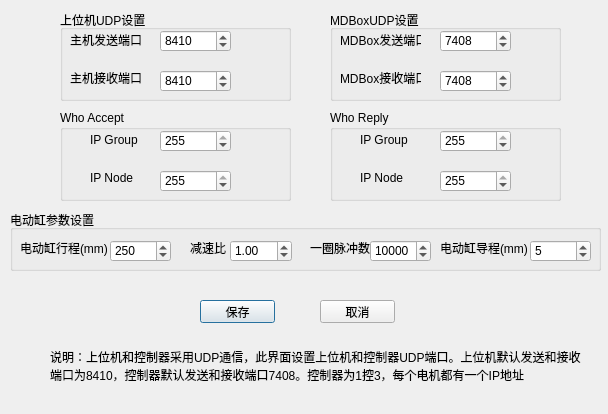
<?xml version="1.0" encoding="UTF-8"?>
<ui version="4.0">
 <class>UDPDialog</class>
 <widget class="QDialog" name="UDPDialog">
  <property name="geometry">
   <rect>
    <x>0</x>
    <y>0</y>
    <width>608</width>
    <height>414</height>
   </rect>
  </property>
  <property name="minimumSize">
   <size>
    <width>300</width>
    <height>200</height>
   </size>
  </property>
  <property name="maximumSize">
   <size>
    <width>1000</width>
    <height>800</height>
   </size>
  </property>
  <property name="windowTitle">
   <string>Dialog</string>
  </property>
  <property name="sizeGripEnabled">
   <bool>false</bool>
  </property>
  <widget class="QGroupBox" name="groupBox">
   <property name="geometry">
    <rect>
     <x>60</x>
     <y>10</y>
     <width>231</width>
     <height>91</height>
    </rect>
   </property>
   <property name="title">
    <string>上位机UDP设置</string>
   </property>
   <widget class="QLabel" name="label_2">
    <property name="geometry">
     <rect>
      <x>10</x>
      <y>60</y>
      <width>71</width>
      <height>16</height>
     </rect>
    </property>
    <property name="text">
     <string>主机接收端口</string>
    </property>
   </widget>
   <widget class="QLabel" name="label">
    <property name="geometry">
     <rect>
      <x>10</x>
      <y>20</y>
      <width>81</width>
      <height>20</height>
     </rect>
    </property>
    <property name="text">
     <string>主机发送端口</string>
    </property>
   </widget>
   <widget class="QSpinBox" name="PCSend">
    <property name="geometry">
     <rect>
      <x>100</x>
      <y>20</y>
      <width>71</width>
      <height>22</height>
     </rect>
    </property>
    <property name="minimum">
     <number>8000</number>
    </property>
    <property name="maximum">
     <number>9000</number>
    </property>
    <property name="value">
     <number>8410</number>
    </property>
   </widget>
   <widget class="QSpinBox" name="PCRecv">
    <property name="geometry">
     <rect>
      <x>100</x>
      <y>60</y>
      <width>71</width>
      <height>22</height>
     </rect>
    </property>
    <property name="minimum">
     <number>8000</number>
    </property>
    <property name="maximum">
     <number>9000</number>
    </property>
    <property name="value">
     <number>8410</number>
    </property>
   </widget>
  </widget>
  <widget class="QGroupBox" name="groupBox_2">
   <property name="geometry">
    <rect>
     <x>330</x>
     <y>10</y>
     <width>231</width>
     <height>91</height>
    </rect>
   </property>
   <property name="title">
    <string>MDBoxUDP设置</string>
   </property>
   <widget class="QLabel" name="label_3">
    <property name="geometry">
     <rect>
      <x>10</x>
      <y>60</y>
      <width>81</width>
      <height>16</height>
     </rect>
    </property>
    <property name="text">
     <string>MDBox接收端口</string>
    </property>
   </widget>
   <widget class="QLabel" name="label_4">
    <property name="geometry">
     <rect>
      <x>10</x>
      <y>20</y>
      <width>81</width>
      <height>20</height>
     </rect>
    </property>
    <property name="text">
     <string>MDBox发送端口</string>
    </property>
   </widget>
   <widget class="QSpinBox" name="MDSend">
    <property name="geometry">
     <rect>
      <x>110</x>
      <y>20</y>
      <width>71</width>
      <height>22</height>
     </rect>
    </property>
    <property name="minimum">
     <number>6000</number>
    </property>
    <property name="maximum">
     <number>9000</number>
    </property>
    <property name="value">
     <number>7408</number>
    </property>
   </widget>
   <widget class="QSpinBox" name="MDRecv">
    <property name="geometry">
     <rect>
      <x>110</x>
      <y>60</y>
      <width>71</width>
      <height>22</height>
     </rect>
    </property>
    <property name="minimum">
     <number>6000</number>
    </property>
    <property name="maximum">
     <number>9000</number>
    </property>
    <property name="value">
     <number>7408</number>
    </property>
   </widget>
  </widget>
  <widget class="QLabel" name="label_5">
   <property name="geometry">
    <rect>
     <x>50</x>
     <y>330</y>
     <width>531</width>
     <height>71</height>
    </rect>
   </property>
   <property name="text">
    <string>说明：上位机和控制器采用UDP通信，此界面设置上位机和控制器UDP端口。上位机默认发送和接收端口为8410，控制器默认发送和接收端口7408。控制器为1控3，每个电机都有一个IP地址</string>
   </property>
   <property name="wordWrap">
    <bool>true</bool>
   </property>
  </widget>
  <widget class="QGroupBox" name="groupBox_3">
   <property name="geometry">
    <rect>
     <x>60</x>
     <y>110</y>
     <width>231</width>
     <height>91</height>
    </rect>
   </property>
   <property name="title">
    <string>Who Accept</string>
   </property>
   <widget class="QLabel" name="label_6">
    <property name="geometry">
     <rect>
      <x>30</x>
      <y>60</y>
      <width>71</width>
      <height>16</height>
     </rect>
    </property>
    <property name="text">
     <string>IP Node</string>
    </property>
   </widget>
   <widget class="QLabel" name="label_7">
    <property name="geometry">
     <rect>
      <x>30</x>
      <y>20</y>
      <width>81</width>
      <height>20</height>
     </rect>
    </property>
    <property name="text">
     <string>IP Group</string>
    </property>
   </widget>
   <widget class="QSpinBox" name="SendIPGroup">
    <property name="geometry">
     <rect>
      <x>100</x>
      <y>20</y>
      <width>71</width>
      <height>22</height>
     </rect>
    </property>
    <property name="maximum">
     <number>255</number>
    </property>
    <property name="value">
     <number>255</number>
    </property>
   </widget>
   <widget class="QSpinBox" name="SendIPNode">
    <property name="geometry">
     <rect>
      <x>100</x>
      <y>60</y>
      <width>71</width>
      <height>22</height>
     </rect>
    </property>
    <property name="maximum">
     <number>255</number>
    </property>
    <property name="value">
     <number>255</number>
    </property>
   </widget>
  </widget>
  <widget class="QGroupBox" name="groupBox_4">
   <property name="geometry">
    <rect>
     <x>330</x>
     <y>110</y>
     <width>231</width>
     <height>91</height>
    </rect>
   </property>
   <property name="title">
    <string>Who Reply</string>
   </property>
   <widget class="QLabel" name="label_8">
    <property name="geometry">
     <rect>
      <x>30</x>
      <y>60</y>
      <width>71</width>
      <height>16</height>
     </rect>
    </property>
    <property name="text">
     <string>IP Node</string>
    </property>
   </widget>
   <widget class="QLabel" name="label_9">
    <property name="geometry">
     <rect>
      <x>30</x>
      <y>20</y>
      <width>81</width>
      <height>20</height>
     </rect>
    </property>
    <property name="text">
     <string>IP Group</string>
    </property>
   </widget>
   <widget class="QSpinBox" name="ReplyIPGroup">
    <property name="geometry">
     <rect>
      <x>110</x>
      <y>20</y>
      <width>71</width>
      <height>22</height>
     </rect>
    </property>
    <property name="maximum">
     <number>255</number>
    </property>
    <property name="value">
     <number>255</number>
    </property>
   </widget>
   <widget class="QSpinBox" name="ReplyIPNode">
    <property name="geometry">
     <rect>
      <x>110</x>
      <y>60</y>
      <width>71</width>
      <height>22</height>
     </rect>
    </property>
    <property name="maximum">
     <number>255</number>
    </property>
    <property name="value">
     <number>255</number>
    </property>
   </widget>
  </widget>
  <widget class="QWidget" name="widget" native="true">
   <property name="geometry">
    <rect>
     <x>200</x>
     <y>270</y>
     <width>195</width>
     <height>83</height>
    </rect>
   </property>
   <property name="autoFillBackground">
    <bool>false</bool>
   </property>
   <widget class="QPushButton" name="saveButton">
    <property name="geometry">
     <rect>
      <x>0</x>
      <y>30</y>
      <width>75</width>
      <height>23</height>
     </rect>
    </property>
    <property name="text">
     <string>保存</string>
    </property>
   </widget>
   <widget class="QPushButton" name="cacelButton">
    <property name="geometry">
     <rect>
      <x>120</x>
      <y>30</y>
      <width>75</width>
      <height>23</height>
     </rect>
    </property>
    <property name="text">
     <string>取消</string>
    </property>
   </widget>
  </widget>
  <widget class="QGroupBox" name="groupBox_5">
   <property name="geometry">
    <rect>
     <x>10</x>
     <y>210</y>
     <width>591</width>
     <height>61</height>
    </rect>
   </property>
   <property name="title">
    <string>电动缸参数设置</string>
   </property>
   <widget class="QLabel" name="label1">
    <property name="geometry">
     <rect>
      <x>10</x>
      <y>30</y>
      <width>91</width>
      <height>16</height>
     </rect>
    </property>
    <property name="text">
     <string>电动缸行程(mm)</string>
    </property>
   </widget>
   <widget class="QLabel" name="MotorDis_2">
    <property name="geometry">
     <rect>
      <x>180</x>
      <y>30</y>
      <width>41</width>
      <height>16</height>
     </rect>
    </property>
    <property name="text">
     <string>减速比</string>
    </property>
   </widget>
   <widget class="QLabel" name="MotorDis_3">
    <property name="geometry">
     <rect>
      <x>300</x>
      <y>30</y>
      <width>81</width>
      <height>16</height>
     </rect>
    </property>
    <property name="text">
     <string>一圈脉冲数</string>
    </property>
   </widget>
   <widget class="QLabel" name="label_10">
    <property name="geometry">
     <rect>
      <x>430</x>
      <y>30</y>
      <width>91</width>
      <height>16</height>
     </rect>
    </property>
    <property name="text">
     <string>电动缸导程(mm)</string>
    </property>
   </widget>
   <widget class="QSpinBox" name="PulsePerCycle">
    <property name="geometry">
     <rect>
      <x>360</x>
      <y>30</y>
      <width>61</width>
      <height>22</height>
     </rect>
    </property>
    <property name="minimum">
     <number>5000</number>
    </property>
    <property name="maximum">
     <number>30000</number>
    </property>
    <property name="value">
     <number>10000</number>
    </property>
   </widget>
   <widget class="QSpinBox" name="Pitch">
    <property name="geometry">
     <rect>
      <x>520</x>
      <y>30</y>
      <width>61</width>
      <height>22</height>
     </rect>
    </property>
    <property name="maximum">
     <number>50</number>
    </property>
    <property name="value">
     <number>5</number>
    </property>
   </widget>
   <widget class="QSpinBox" name="MotorDis">
    <property name="geometry">
     <rect>
      <x>100</x>
      <y>30</y>
      <width>61</width>
      <height>22</height>
     </rect>
    </property>
    <property name="maximum">
     <number>500</number>
    </property>
    <property name="value">
     <number>250</number>
    </property>
   </widget>
   <widget class="QDoubleSpinBox" name="GearRatio">
    <property name="geometry">
     <rect>
      <x>220</x>
      <y>30</y>
      <width>62</width>
      <height>22</height>
     </rect>
    </property>
    <property name="singleStep">
     <double>0.100000000000000</double>
    </property>
    <property name="value">
     <double>1.000000000000000</double>
    </property>
   </widget>
  </widget>
 </widget>
 <resources/>
 <connections/>
</ui>
